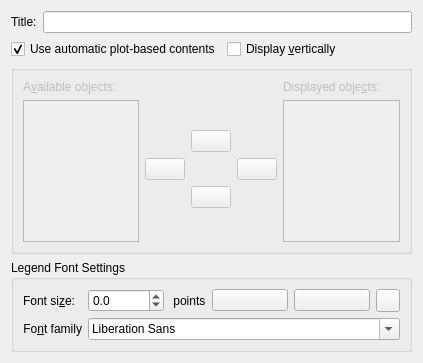
<?xml version="1.0" encoding="UTF-8"?>
<ui version="4.0">
 <class>LegendTab</class>
 <widget class="QWidget" name="LegendTab">
  <property name="geometry">
   <rect>
    <x>0</x>
    <y>0</y>
    <width>423</width>
    <height>363</height>
   </rect>
  </property>
  <layout class="QGridLayout" name="gridLayout">
   <item row="0" column="0" colspan="2">
    <layout class="QHBoxLayout">
     <item>
      <widget class="QLabel" name="label">
       <property name="text">
        <string>Title:</string>
       </property>
      </widget>
     </item>
     <item>
      <widget class="QLineEdit" name="_title"/>
     </item>
    </layout>
   </item>
   <item row="1" column="0">
    <widget class="QCheckBox" name="_autoContents">
     <property name="text">
      <string>Use automatic plot-based contents</string>
     </property>
     <property name="checked">
      <bool>true</bool>
     </property>
     <property name="tristate">
      <bool>false</bool>
     </property>
    </widget>
   </item>
   <item row="1" column="1">
    <widget class="QCheckBox" name="_displayVertically">
     <property name="text">
      <string>Display &amp;vertically</string>
     </property>
    </widget>
   </item>
   <item row="2" column="0" colspan="2">
    <widget class="QGroupBox" name="_contentGroupBox">
     <property name="enabled">
      <bool>false</bool>
     </property>
     <layout class="QGridLayout">
      <item row="0" column="0">
       <widget class="QLabel" name="TextLabel4_4_2">
        <property name="sizePolicy">
         <sizepolicy hsizetype="Fixed" vsizetype="Fixed">
          <horstretch>0</horstretch>
          <verstretch>0</verstretch>
         </sizepolicy>
        </property>
        <property name="text">
         <string>A&amp;vailable objects:</string>
        </property>
        <property name="wordWrap">
         <bool>false</bool>
        </property>
        <property name="buddy">
         <cstring>_availableRelationList</cstring>
        </property>
       </widget>
      </item>
      <item row="0" column="1" rowspan="2" colspan="3">
       <spacer>
        <property name="orientation">
         <enum>Qt::Vertical</enum>
        </property>
        <property name="sizeType">
         <enum>QSizePolicy::Expanding</enum>
        </property>
        <property name="sizeHint" stdset="0">
         <size>
          <width>128</width>
          <height>71</height>
         </size>
        </property>
       </spacer>
      </item>
      <item row="0" column="4">
       <widget class="QLabel" name="TextLabel3_3_2">
        <property name="sizePolicy">
         <sizepolicy hsizetype="Fixed" vsizetype="Fixed">
          <horstretch>0</horstretch>
          <verstretch>0</verstretch>
         </sizepolicy>
        </property>
        <property name="text">
         <string>Displayed obje&amp;cts:</string>
        </property>
        <property name="wordWrap">
         <bool>false</bool>
        </property>
        <property name="buddy">
         <cstring>_displayedRelationList</cstring>
        </property>
       </widget>
      </item>
      <item row="1" column="0" rowspan="5">
       <widget class="QListWidget" name="_availableRelationList"/>
      </item>
      <item row="1" column="4" rowspan="5">
       <widget class="QListWidget" name="_displayedRelationList"/>
      </item>
      <item row="2" column="2">
       <widget class="QPushButton" name="_up">
        <property name="enabled">
         <bool>false</bool>
        </property>
        <property name="sizePolicy">
         <sizepolicy hsizetype="Fixed" vsizetype="Fixed">
          <horstretch>0</horstretch>
          <verstretch>0</verstretch>
         </sizepolicy>
        </property>
        <property name="toolTip">
         <string>Raise in plot order: Alt+up</string>
        </property>
        <property name="text">
         <string/>
        </property>
        <property name="shortcut">
         <string>Alt+Up</string>
        </property>
       </widget>
      </item>
      <item row="3" column="1">
       <widget class="QPushButton" name="_remove">
        <property name="enabled">
         <bool>false</bool>
        </property>
        <property name="sizePolicy">
         <sizepolicy hsizetype="Fixed" vsizetype="Fixed">
          <horstretch>0</horstretch>
          <verstretch>0</verstretch>
         </sizepolicy>
        </property>
        <property name="toolTip">
         <string>Remove: Alt+r</string>
        </property>
        <property name="text">
         <string/>
        </property>
       </widget>
      </item>
      <item row="3" column="3">
       <widget class="QPushButton" name="_add">
        <property name="enabled">
         <bool>false</bool>
        </property>
        <property name="sizePolicy">
         <sizepolicy hsizetype="Fixed" vsizetype="Fixed">
          <horstretch>0</horstretch>
          <verstretch>0</verstretch>
         </sizepolicy>
        </property>
        <property name="toolTip">
         <string>Select: Alt+s</string>
        </property>
        <property name="text">
         <string/>
        </property>
       </widget>
      </item>
      <item row="4" column="2">
       <widget class="QPushButton" name="_down">
        <property name="enabled">
         <bool>false</bool>
        </property>
        <property name="sizePolicy">
         <sizepolicy hsizetype="Fixed" vsizetype="Fixed">
          <horstretch>0</horstretch>
          <verstretch>0</verstretch>
         </sizepolicy>
        </property>
        <property name="toolTip">
         <string>Lower in plot order: Alt+down</string>
        </property>
        <property name="text">
         <string/>
        </property>
        <property name="shortcut">
         <string>Alt+Down</string>
        </property>
       </widget>
      </item>
      <item row="5" column="1" colspan="3">
       <spacer>
        <property name="orientation">
         <enum>Qt::Vertical</enum>
        </property>
        <property name="sizeType">
         <enum>QSizePolicy::Expanding</enum>
        </property>
        <property name="sizeHint" stdset="0">
         <size>
          <width>128</width>
          <height>61</height>
         </size>
        </property>
       </spacer>
      </item>
     </layout>
    </widget>
   </item>
   <item row="3" column="0" colspan="2">
    <widget class="QGroupBox" name="_topLabelGroup">
     <property name="title">
      <string>Legend Font Settings</string>
     </property>
     <layout class="QGridLayout" name="gridLayout_1">
      <item row="0" column="0">
       <widget class="QLabel" name="_Label_11">
        <property name="sizePolicy">
         <sizepolicy hsizetype="Fixed" vsizetype="Preferred">
          <horstretch>0</horstretch>
          <verstretch>0</verstretch>
         </sizepolicy>
        </property>
        <property name="text">
         <string>Font si&amp;ze:</string>
        </property>
        <property name="alignment">
         <set>Qt::AlignRight|Qt::AlignTrailing|Qt::AlignVCenter</set>
        </property>
        <property name="buddy">
         <cstring>_fontSize</cstring>
        </property>
       </widget>
      </item>
      <item row="0" column="1">
       <widget class="QDoubleSpinBox" name="_fontSize">
        <property name="decimals">
         <number>1</number>
        </property>
        <property name="minimum">
         <double>-25.000000000000000</double>
        </property>
        <property name="singleStep">
         <double>1.000000000000000</double>
        </property>
       </widget>
      </item>
      <item row="0" column="2">
       <widget class="QLabel" name="label_2">
        <property name="sizePolicy">
         <sizepolicy hsizetype="Fixed" vsizetype="Preferred">
          <horstretch>0</horstretch>
          <verstretch>0</verstretch>
         </sizepolicy>
        </property>
        <property name="text">
         <string> points</string>
        </property>
       </widget>
      </item>
      <item row="0" column="3">
       <widget class="QPushButton" name="_bold">
        <property name="toolTip">
         <string comment="Bold Font">Bold</string>
        </property>
        <property name="text">
         <string/>
        </property>
        <property name="checkable">
         <bool>true</bool>
        </property>
       </widget>
      </item>
      <item row="0" column="4">
       <widget class="QPushButton" name="_italic">
        <property name="toolTip">
         <string comment="Italic font">Italic</string>
        </property>
        <property name="text">
         <string/>
        </property>
        <property name="checkable">
         <bool>true</bool>
        </property>
       </widget>
      </item>
      <item row="0" column="5">
       <widget class="Kst::ColorButton" name="_labelColor"/>
      </item>
      <item row="1" column="0">
       <widget class="QLabel" name="_Label_12">
        <property name="text">
         <string>Fo&amp;nt family</string>
        </property>
        <property name="alignment">
         <set>Qt::AlignRight|Qt::AlignTrailing|Qt::AlignVCenter</set>
        </property>
        <property name="buddy">
         <cstring>_family</cstring>
        </property>
       </widget>
      </item>
      <item row="1" column="1" colspan="5">
       <widget class="QFontComboBox" name="_family"/>
      </item>
     </layout>
    </widget>
   </item>
  </layout>
 </widget>
 <customwidgets>
  <customwidget>
   <class>Kst::ColorButton</class>
   <extends>QToolButton</extends>
   <header>colorbutton.h</header>
  </customwidget>
 </customwidgets>
 <tabstops>
  <tabstop>_title</tabstop>
  <tabstop>_autoContents</tabstop>
  <tabstop>_displayVertically</tabstop>
  <tabstop>_availableRelationList</tabstop>
  <tabstop>_displayedRelationList</tabstop>
  <tabstop>_up</tabstop>
  <tabstop>_remove</tabstop>
  <tabstop>_add</tabstop>
  <tabstop>_down</tabstop>
  <tabstop>_fontSize</tabstop>
  <tabstop>_bold</tabstop>
  <tabstop>_italic</tabstop>
  <tabstop>_labelColor</tabstop>
  <tabstop>_family</tabstop>
 </tabstops>
 <resources/>
 <connections/>
</ui>
